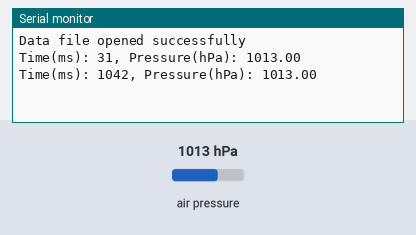
The sketch below on a simulated ESP32. Shown: the last lines printed to the serial monitor. Inputs (shaded band) come from the test bench; at power-on: air pressure 1013 hPa. Storage starts empty.

Above: at 1.8 s.
1.9 s: air pressure set to 952 hPa
At 2.9 s:
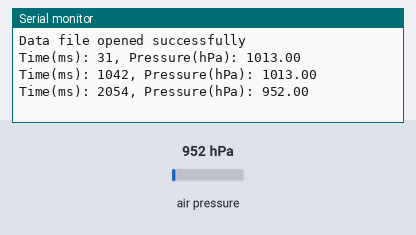
3.4 s: air pressure set to 975 hPa
At 4.9 s:
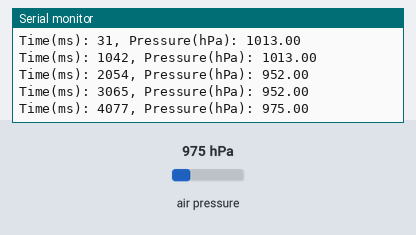
Timing chart, 0 to 6.4 s (numbered marks = the images above; inputs shaded):
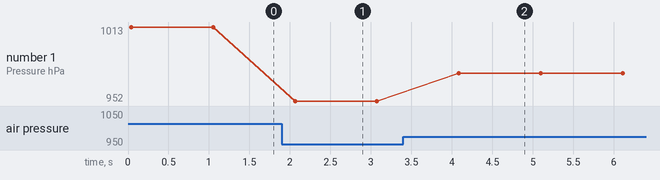

Measured:
- after the input at 1.9 s, the serial monitor: prints a new line after 0.16 s (image 1)
- after the input at 3.4 s, the serial monitor: prints a new line after 0.69 s (image 2)
- plotted number 1: 1013 → 952 after the input at 1.9 s, 952 → 975 after the input at 3.4 s

The sketch:

gfc3.ino
```cpp
#include <Wire.h>
#include <Adafruit_BMP3XX.h>
#include <SPI.h>
#include <SD.h>

// Define the pin configuration for the BMP388
#define BMP_CS_PIN 5 // Example GPIO pin for BMP388 chip select

// Define the pin configuration for the microSD card
#define SD_CS_PIN 27

// Create an instance of the BMP388 sensor
Adafruit_BMP3XX bmp;

// Define the file on the microSD card
File dataFile;

void setup() {
  // Start the serial communication
  Serial.begin(115200);

  // Initialize the SPI bus for BMP388
  SPI.begin(18, 19, 23, BMP_CS_PIN); // SCK, MISO, MOSI, SS

  // Initialize the BMP388 sensor
 if (! bmp.begin_SPI(BMP_CS_PIN, 18, 19, 23)) {
    Serial.println("Could not find a valid BMP388 sensor, check wiring!");
    while (1);
  }

  // Initialize the SPI bus for the microSD card
  if (!SD.begin(SD_CS_PIN)) {
    Serial.println("Could not initialize SD card, check connections!");
    while (1);
  }

  // Create a new file on the microSD card
  dataFile = SD.open("data.txt", FILE_WRITE);

  // Check if the file was opened successfully
  if (dataFile) {
    Serial.println("Data file opened successfully");
    dataFile.println("Time(ms),Pressure(hPa)"); // Header line
    dataFile.close(); // Close the file
  } else {
    Serial.println("Error opening data file");
  }
}

void loop() {
  // Read pressure from BMP388
  float pressure = bmp.readPressure() / 100.0;

  // Get the current time in milliseconds
  unsigned long currentTime = millis();

  // Open the data file in append mode
  dataFile = SD.open("data.txt", FILE_WRITE);

  // Check if the file was opened successfully
  if (dataFile) {
    // Print the data to the file
    dataFile.print(currentTime);
    dataFile.print(",");
    dataFile.println(pressure);

    // Close the file
    dataFile.close();

    // Print the data to the Serial Monitor
    Serial.print("Time(ms): ");
    Serial.print(currentTime);
    Serial.print(", Pressure(hPa): ");
    Serial.println(pressure);
  } else {
    Serial.println("Error opening data file");
  }

  // Delay for a certain interval (e.g., 1 second)
  delay(1000);
}
```
